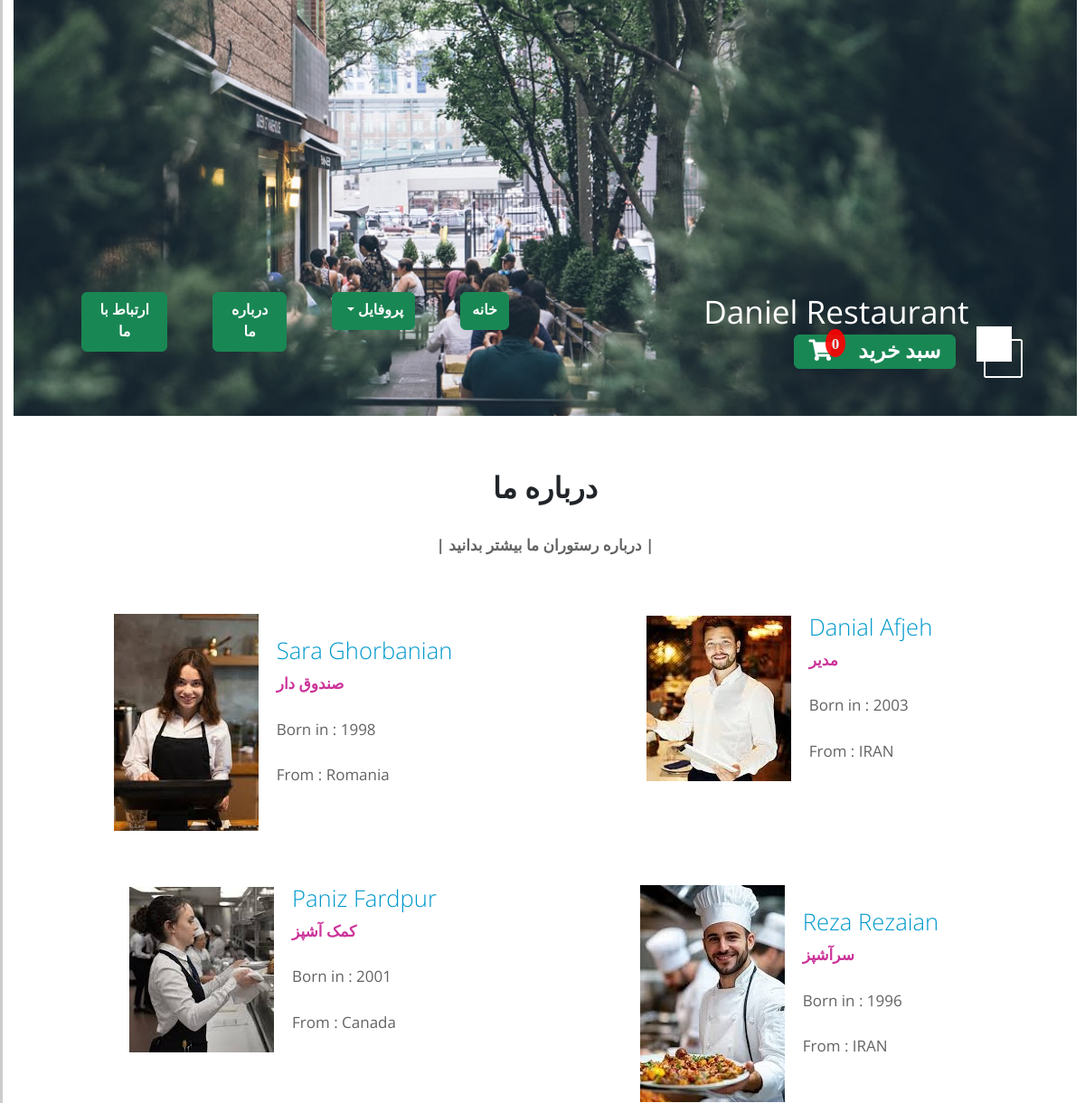
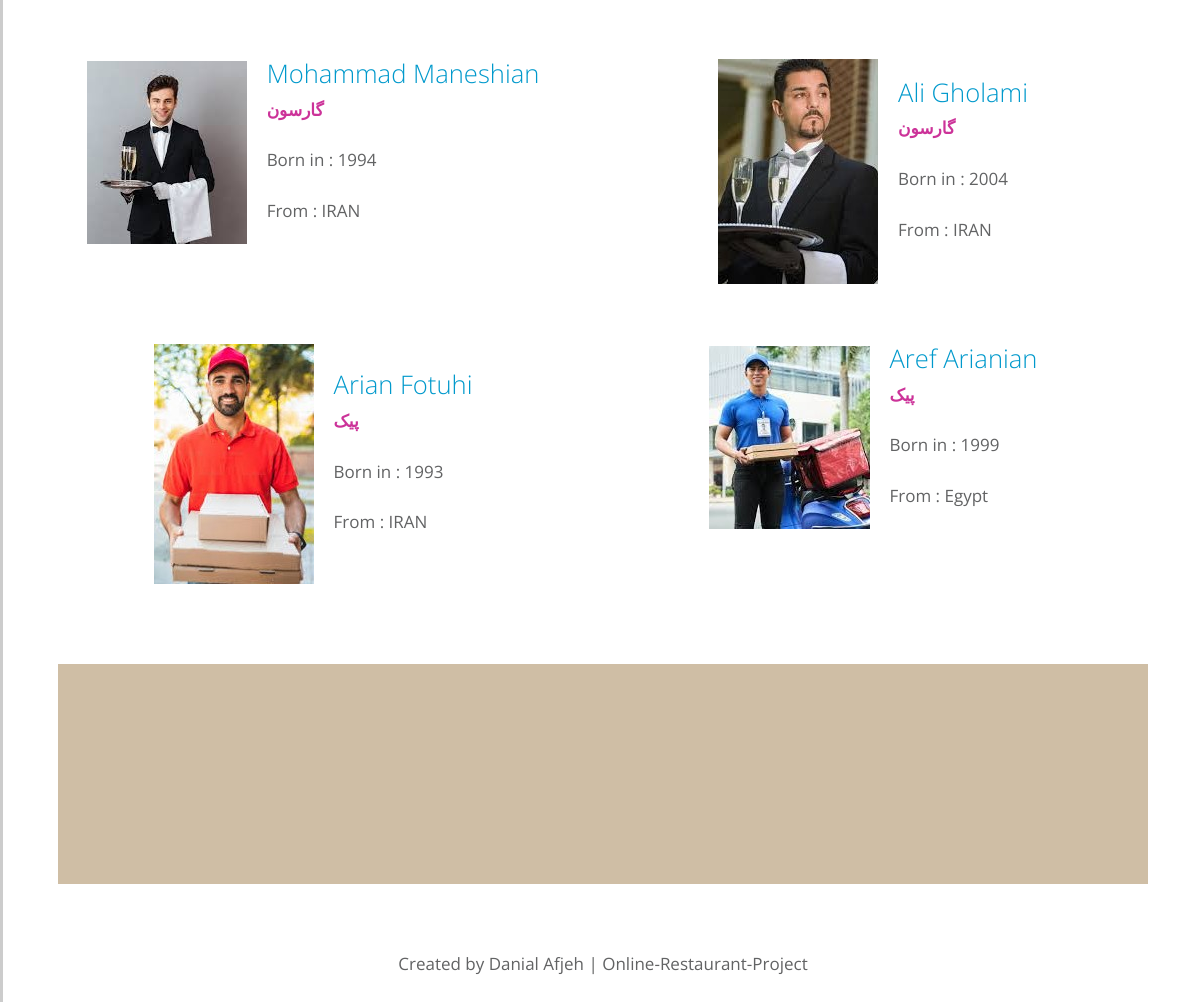
Screenshot of /aboutus/ with the database file from the repository (2 pictures, top to bottom).
### MainPage/models.py (models this page shows, shortened)
class Staff(models.Model):
    first_name = models.CharField(max_length=100)
    last_name = models.CharField(max_length=100)
    role = models.ForeignKey(StaffRole, on_delete=models.CASCADE)
    birth = models.IntegerField(default=1960, validators=[MinValueValidator(1960), MaxValueValidator(2025)])
    country = models.CharField(max_length=50, default='IRAN')
    picture = models.ImageField(upload_to='upload/staff/')
    bio = models.TextField(max_length=150000, blank=True, null=True)
    phone = models.CharField(max_length=30, blank=True, null =True)
    email = models.EmailField(blank=True, null=True)

class StaffRole(models.Model):
    ROLES = [
        ('Manager','مدیر'),
        ('Waiter','گارسون'),
        ('Chef','سرآشپز'),
        ("Chef's Assistant","کمک آشپز"),
        ('Cashier','صندوق دار'),
        ('Delivery Guy','پیک')
    ]
    name = models.CharField(choices=ROLES, default='Waiter')

### MainPage/views.py (the view)
# urls.py: path('aboutus/', views.aboutus, name='aboutus'),
def aboutus(request):
    staff = Staff.objects.all()
    return render(request, 'about.html', {'staff':staff})

### cart/cart.py (called while the page is built)
    def __len__(self):
        return len(self.cart)

### cart/context_processors.py (called while the page is built)
def cart(request):
    return {'cart':Cart(request)}

### MainPage/templates/about.html
{% extends 'base.html' %}
{% load static %}
{% block content %}
<main>
	<main>
		<header class="row tm-welcome-section">
			<h2 class="col-12 text-center tm-section-title"><strong>درباره ما</strong></h2>
			<p class="col-12 text-center"><strong>| درباره رستوران ما بیشتر بدانید |</strong></p>
		</header>
		<div class="tm-container-inner tm-persons">
			<div class="row">
				{% for person in staff %}
				<article class="col-lg-6" dir="ltr">
					<figure class="tm-person">
						<img src="{{ person.picture.url }}" alt="Image" class="img-fluid tm-person-img" />
						<figcaption class="tm-person-description">
							<h4 class="tm-person-name">{{ person.first_name }} {{ person.last_name }}</h4>
							<p class="tm-person-title"><strong>{{ person.role.get_name_display }}</strong></p>
							<p class="tm-person-about">Born in : {{ person.birth }}</p>
							<p class="tm-person-about">From : {{ person.country }}</p>
						</figcaption>
					</figure>
				</article>
				{% endfor %}
			</div>
		</div>
		<div class="tm-container-inner tm-featured-image">
			<div class="row">
				<div class="col-12">
					<div class="placeholder-2">
						<div class="parallax-window-2" data-parallax="scroll" data-image-src="{% static 'img/about-06.jpg' %}"></div>
					</div>
				</div>
			</div>
		</div>
	</main>
	</body>
</html>
{% endblock %}

### MainPage/templates/base.html (shortened to what this page needs)
{% load static %}
<!DOCTYPE html>
<html>
<head>
    <link href="https://cdn.jsdelivr.net/npm/bootstrap@5.3.8/dist/css/bootstrap.min.css" rel="stylesheet" />
    <link href="https://use.fontawesome.com/releases/v5.0.1/css/all.css" rel="stylesheet">
    <link href="{% static 'css/all.min.css' %}" rel="stylesheet" />
    <link href="{% static 'css/templatemo-style.css' %}" rel="stylesheet" />
</head>
<body dir="rtl">
    <div class="container">
        <div class="parallax-window" data-parallax="scroll" data-image-src="{% static 'img/simple-house-01.jpg' %}">
            <div class="tm-header">
                <div class="row tm-header-inner">
                    <div class="col-md-6 col-12">
                        <img src="{% static 'img/simple-house-logo.png' %}" alt="Logo" class="tm-site-logo" />
                        <div class="tm-site-text-box">
                            <h1 class="tm-site-title">Daniel Restaurant</h1>
                            <h6 class="tm-site-description">
                                <a class="col-12 text-center" href="{% url 'cart_summary' %}" dir="ltr">
		                           <i class="fa badge fa-lg btn btn-success" id="cart_quantity" value="{{ cart|length }}">&#xf07a;سبد خرید </i>
	                            </a>
                            </h6>
                        </div>
                    </div>
                    <nav class="col-md-6 col-12">
                        <ul class="tm-nav-ul">
                            <li class="tm-nav-li">
                                <a href="{% url 'home' %}" class="tm-nav-link btn btn-success"><strong>خانه</strong></a>
                            </li>
                            <li class="tm-nav-li">
                                <div class="dropdown">
                                    <a class="tm-nav-link btn btn-success dropdown-toggle" href="#" role="button" data-bs-toggle="dropdown" aria-expanded="false">
                                        <strong>پروفایل</strong>
                                    </a>
                                </div>
                            </li>
                            <li class="tm-nav-li">
                                <a href="{% url 'aboutus' %}" class="tm-nav-link btn btn-success"><strong>درباره ما</strong></a>
                            </li>
                            <li class="tm-nav-li">
                                <a href="{% url 'contactus' %}" class="tm-nav-link btn btn-success"><strong>ارتباط با ما</strong></a>
                            </li>
                        </ul>
                    </nav>
                </div>
            </div>
        </div>
        {% block content %}
        {% endblock %}
        <footer class="tm-footer text-center">
            <p>Created by Danial Afjeh | Online-Restaurant-Project</p>
        </footer>
</body>
</html>

### MainPage/static/css/templatemo-style.css (style rules this page uses)
ul, nav, body, h1, h2, h4, h6, p, figure { margin: 0; padding: 0; }
a, button { transition: all 0.3s ease; }
html { box-sizing: border-box; -ms-overflow-style: scrollbar; }
*, *::before, *::after { box-sizing: inherit; }
.container { width: 100%; max-width: 1200px; margin-right: auto; margin-left: auto; }
.tm-container-inner, .tm-container-inner-2 { padding-left: 15px; padding-right: 15px; }
.row { display: -ms-flexbox; display: flex; -ms-flex-wrap: wrap; flex-wrap: wrap; margin-left: -15px; margin-right: -15px; }
.col-lg-3, .col-lg-4, .col-lg-6, .col-md-4, .col-md-6, .col-sm-6, .col-12 { position: relative; width: 100%; padding-right: 15px; padding-left: 15px; }
.col-12 { -ms-flex: 0 0 100%; flex: 0 0 100%; max-width: 100%; }
@media (min-width: 768px) { .col-md-6 { -ms-flex: 0 0 50%; flex: 0 0 50%; max-width: 50%; } }
@media (min-width: 992px) { .col-lg-6 { -ms-flex: 0 0 50%; flex: 0 0 50%; max-width: 50%; } }
.text-center { text-align: center; }
.img-fluid { max-width: 100%; height: auto; }
body { font-family: 'Open Sans', Arial, sans-serif; font-size: 17px; background-color: #ccc; overflow-x: hidden; }
.container { background-color: white; }
p, address { color: #626364; line-height: 1.8; }
.placeholder-2 { width: 100%; min-height: 220px; background-color: #CFBEA5; position: relative; z-index: 998; }
.parallax-window { min-height: 460px; background: transparent; position: relative; }
.parallax-window-2 { min-height: 220px; width: 100%; margin-left: auto; margin-right: auto; background: transparent; position: relative; }
.tm-header { position: absolute; bottom: 0; left: 0; width: 100%; color: white; z-index: 1000; }
.tm-header-inner { padding: 40px 50px; }
.tm-site-logo { display: inline-block; margin-right: 5px; }
.tm-site-text-box { display: inline-block; }
.tm-site-title { font-size: 2.2rem; font-weight: 400; margin-bottom: 5px; }
.tm-site-description { font-size: 1.1rem; font-weight: 400; }
.tm-nav-ul { display: flex; justify-content: flex-end; }
.tm-nav-li { list-style: none; display: block; margin-bottom: 0; padding-right: 25px; padding-left: 25px; }
.tm-nav-link { color: white; text-decoration: none; padding-bottom: 10px; }
.tm-welcome-section { margin: 60px auto; max-width: 655px; }
.tm-section-title { font-size: 2rem; font-weight: 400; margin-bottom: 30px; }
.tm-section, .tm-container-inner, .tm-container-inner-2 { margin-left: auto; margin-right: auto; }
@media (min-width: 768px) { .tm-gallery-page, .tm-section, .tm-container-inner, .tm-container-inner-2 { max-width: 840px; } }
@media (min-width: 992px) { .tm-container-inner { max-width: 1120px; } }
.tm-footer { padding: 25px 15px; margin-top: 40px; }
.tm-persons { margin-bottom: 20px; }
.tm-person { display: flex; flex-direction: column; align-items: center; justify-content: center; margin-bottom: 60px; }
@media (min-width: 420px) { .tm-person { flex-direction: row; } }
.tm-person-description { padding-left: 20px; padding-right: 20px; }
.tm-person-name { font-size: 1.6rem; font-weight: 300; color: #09C; margin-bottom: 5px; margin-top: 15px; }
@media (min-width: 420px) { .tm-person-name { margin-top: 0; } }
.tm-person-title { color: #C39; margin-bottom: 20px; }
.tm-person-about { margin-bottom: 20px; }

### MainPage/templates/base.html (style rules this page uses)
.badge:after { content:attr(value);font-size:17px;color: #f8f7f7;background: red; border-radius:50%;padding: 7px;position:relative;left:-8px;top:-10px;opacity:0.9; }

### rows the page displays
Staff: picture (picture), first_name "Danial", last_name "Afjeh", role.name "مدیر", birth "2003", country "IRAN"
Staff: picture (picture), first_name "Sara", last_name "Ghorbanian", role.name "صندوق دار", birth "1998", country "Romania"
Staff: picture (picture), first_name "Reza", last_name "Rezaian", role.name "سرآشپز", birth "1996", country "IRAN"
Staff: picture (picture), first_name "Paniz", last_name "Fardpur", role.name "کمک آشپز", birth "2001", country "Canada"
Staff: picture (picture), first_name "Ali", last_name "Gholami", role.name "گارسون", birth "2004", country "IRAN"
Staff: picture (picture), first_name "Mohammad", last_name "Maneshian", role.name "گارسون", birth "1994", country "IRAN"
Staff: picture (picture), first_name "Aref", last_name "Arianian", role.name "پیک", birth "1999", country "Egypt"
Staff: picture (picture), first_name "Arian", last_name "Fotuhi", role.name "پیک", birth "1993", country "IRAN"
